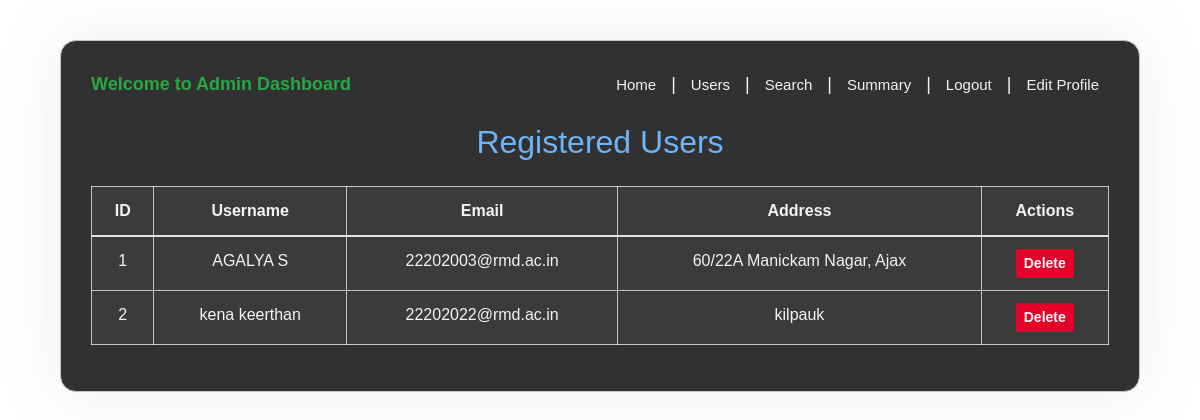
/view_users (signed in), run on the app's committed database.
### tables this page shows
CREATE TABLE users (
            id INTEGER PRIMARY KEY AUTOINCREMENT,
            full_name TEXT NOT NULL,
            address TEXT NOT NULL,
            pincode TEXT NOT NULL,
            email TEXT NOT NULL UNIQUE,
            password TEXT NOT NULL
        );

### app.py (the view)
@app.route('/view_users')
def view_users():
    if 'admin_id' not in session:
        return redirect('/')
    conn = get_db_connection()
    users = conn.execute('SELECT * FROM users').fetchall()
    conn.close()
    return render_template('admin/view_users.html', users=users)

### app.py (called while the page is built)
def get_db_connection():
    conn = sqlite3.connect('database/users.db')
    conn.row_factory = sqlite3.Row
    return conn

### templates/admin/view_users.html (shortened to what this page needs)
<!DOCTYPE html>
<html lang="en">
<head>
    <link rel="stylesheet" href="https://maxcdn.bootstrapcdn.com/bootstrap/4.5.2/css/bootstrap.min.css">
</head>
<body>
    <div class="container">
        <div class="dashboard-header d-flex justify-content-between">
        <div class="welcome font-weight-bold text-success">Welcome to Admin Dashboard</div>
        <div class="nav-links">
            <a href="{{ url_for('admin_dashboard') }}">Home</a> |
            <a href="{{ url_for('view_users') }}">Users</a> |
            <a href="{{ url_for('search_parking_lots') }}">Search</a> |
            <a href="{{ url_for('summary_page') }}">Summary</a> |
            <a href="{{ url_for('admin_login') }}">Logout</a> |
            <a href="#" data-toggle="modal" data-target="#editProfileModal">Edit Profile</a>
        </div>
    </div>
        <h2>Registered Users</h2>
        <table class="table table-bordered">
            <thead>
                <tr>
                    <th>ID</th>
                    <th>Username</th>
                    <th>Email</th>
                    <th>Address</th>
                    <th>Actions</th>
                </tr>
            </thead>
            <tbody>
                {% for user in users %}
                <tr>
                    <td>{{ user.id }}</td>
                    <td>{{ user.full_name }}</td>
                    <td>{{ user.email }}</td>
                    <td>{{ user.address }}</td>
                    <td>
                        <a href="{{ url_for('delete_user', user_id=user.id) }}" class="btn btn-danger btn-sm">Delete</a>
                    </td>
                </tr>
                {% endfor %}
            </tbody>
        </table>
    </div>
</body>
</html>

### templates/admin/view_users.html (style rules this page uses)
body { background: url('../static/images/image.png') no-repeat center center fixed; background-size: cover; font-family: 'Caviar Dreams', sans-serif; color: #F5F4F5; margin: 0; padding: 0; }
.container { background-color: rgba(14, 14, 14, 0.85); backdrop-filter: blur(3px); border-radius: 16px; box-shadow: 0 0 60px rgba(219, 216, 216, 0.45); border: 1px solid #cac1c3; width: 90%; max-width: 1200px; margin: 40px auto; padding: 30px; }
h2 { color: #6db4f8; text-align: center; margin-bottom: 25px; }
.table { background-color: rgba(255, 255, 255, 0.05); color: #F5F4F5; }
.table th, .table td { text-align: center; border: 1px solid #ffffffb2; font-family: 'Caviar Dreams', sans-serif; }
.btn-danger { background-color: #E30229; border: none; font-weight: bold; }
.dashboard-header { display: flex; justify-content: space-between; align-items: center; margin-bottom: 25px; font-size: 18px; font-family: 'Caviar Dreams', sans-serif; }
.welcome { color: #ffffff; font-weight: bold; }
.nav-links a { color: #F5F4F5; text-decoration: none; margin: 0 10px; font-size: 15px; }

### data on the page
users: id "1", full_name "AGALYA S", email "22202003@rmd.ac.in", address "60/22A Manickam Nagar, Ajax"
users: id "2", full_name "kena keerthan", email "22202022@rmd.ac.in", address "kilpauk"
